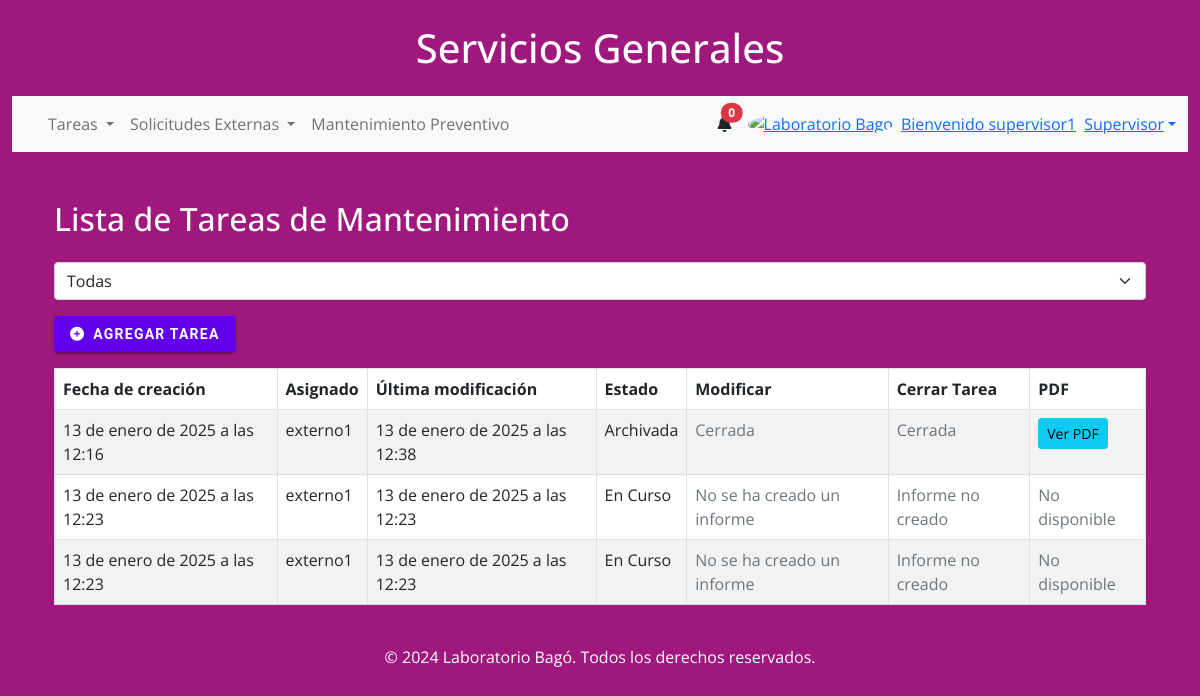
The app's page /mant_preventivo/ (signed in) with its own data.
### mant_preventivo/models.py (models this page shows)
class TareaMantenimiento(models.Model):
    estado = models.CharField(max_length=50, choices=[('En Curso', 'En Curso'), ('Revision', 'Revision'), ('Archivada', 'Archivada')], default= 'En Curso')
    asignado_a = models.ForeignKey(User, on_delete=models.CASCADE, related_name='asignado_tarea')
    creada = models.DateTimeField(auto_now_add=True)
    ultima_modificacion = models.DateTimeField(auto_now=True)
    creado_por = models.ForeignKey(User, on_delete=models.CASCADE, related_name='creador')

### mant_preventivo/views.py (the view)
# urls.py: path('', lista_mantenimiento, name='lista_mantenimiento'),
@login_required
@group_required('Supervisor','Técnico','Externo')
def lista_mantenimiento(request):
    estado_selec = request.GET.get('estado', 'todos')
    estados_validos = ['En Curso', 'Revision', 'Archivada']
    user_roles = request.user.groups.values_list('name', flat=True)
    is_superuser = request.user.is_superuser
    tareas_mantenimiento = TareaMantenimiento.objects.all()
    if not is_superuser:
        if 'Externo' in user_roles or 'Técnico' in user_roles:
            tareas_mantenimiento = tareas_mantenimiento.filter(asignado_a=request.user)
        elif 'Supervisor' in user_roles:
            tareas_mantenimiento = tareas_mantenimiento.all()
    if estado_selec != 'todos' and estado_selec in estados_validos:
        tareas_mantenimiento = tareas_mantenimiento.filter(estado=estado_selec)
    return render(request, 'lista_mant.html', {
        'tareas_mantenimiento': tareas_mantenimiento,
        'estado_selec': estado_selec,
        'es_externo': 'Externo' in user_roles,
        'es_supervisor': 'Supervisor' in user_roles,
        'es_tecnico': 'Técnico' in user_roles,
    })

### app/context_processors.py (called while the page is built)
def user_groups(request):
    if request.user.is_authenticated:
        username = request.user.username
        grupos = request.user.groups.values_list('name', flat=True)
    else:
        username = None
        grupos = []
    return {
        'username': username,
        'grupos': grupos,
    }

def notificaciones(request):
    if request.user.is_authenticated:
        notificaciones = Notificacion.objects.filter(usuario=request.user, leido=False).order_by('-creado_en')[:3]
    else:
        notificaciones = []
    return {'notificaciones': notificaciones}

### mant_preventivo/views.py (called while the page is built)
def group_required(*group_names):
    def in_groups(u):
        return u.is_authenticated and bool(u.groups.filter(name__in=group_names))
    return user_passes_test(in_groups)

### mant_preventivo/templates/lista_mant.html (shortened to what this page needs)
{% extends "app/base.html" %}
{% block content %}
<div class="container mt-5 text-white">
    <h2 class="mb-4">Lista de Tareas de Mantenimiento</h2>
    <form method="get" action="">
        <div class="input-group mb-3">
            <select name="estado" id="estadoSelect" class="form-select" onchange="this.form.submit()">
                <option value="todos" {% if estado_selec == 'todos' %}selected{% endif %}>Todas</option>
            </select>
        </div>
    </form>
    {% if es_supervisor %}
        <form action="{% url 'tarea_mant' %}" method="get" class="mb-3">
            <button type="submit" class="button-61 d-flex align-items-center justify-content-center">
                <i class="fas fa-plus-circle me-2"></i>
                <span class="fw-bold">Agregar Tarea</span>
            </button>
        </form>
    {% endif %}
    <div class="table-responsive">
        <table class="table table-bordered table-striped bg-white">
            <thead>
                <tr>
                    <th>Fecha de creación</th>
                    <th>Asignado</th>
                    <th>Última modificación</th>
                    <th>Estado</th>
                    {% if es_supervisor %}
                        <th>Modificar</th>
                        <th>Cerrar Tarea</th>
                    {% endif %}
                    <th>PDF</th>
                </tr>
            </thead>
            <tbody>
                {% for tarea in tareas_mantenimiento %}
                <tr>
                    <td>{{ tarea.creada }}</td>
                    <td>{{ tarea.asignado_a.username }}</td>
                    <td>{{ tarea.ultima_modificacion }}</td>
                    <td>{{ tarea.estado }}</td>
                    {% if es_supervisor %}
                        <td>
                            {% if tarea.estado == 'Archivada' %}
                                <span class="text-muted">Cerrada</span>
                            {% else %}
                                {% if tarea.informe_mantenimiento %}
                                    <a href="{% url 'modificar_informe' tarea.informe_mantenimiento.id %}" class="btn btn-warning btn-sm">Modificar</a>
                                {% else %}
                                    <span class="text-muted">No se ha creado un informe</span>
                                {% endif %}
                            {% endif %}
                        </td>
                        <td>
                            {% if tarea.estado == 'Archivada' %}
                                <span class="text-muted">Cerrada</span>
                            {% else %}
                                {% if tarea.informe_mantenimiento %}
                                    <a href="{% url 'cerrar_tarea' tarea.id %}" class="btn btn-danger btn-sm" onclick="return confirmCerrarTarea();">Cerrar Tarea</a>
                                {% else %}
                                    <span class="text-muted">Informe no creado</span>
                                {% endif %}
                            {% endif %}
                        </td>
                    {% endif %}
                    <td>
                        {% if tarea.estado == 'Archivada' %}
                            <a href="{% url 'ver_pdf' tarea.id %}" class="btn btn-info btn-sm">Ver PDF</a>
                        {% else %}
                            <span class="text-muted">No disponible</span>
                        {% endif %}
                    </td>
                </tr>
                {% endfor %}
            </tbody>
        </table>
    </div>
</div>
{% endblock %}

### app/templates/app/base.html (shortened to what this page needs)
{% load static %}
<!DOCTYPE html>
<html lang="es">
    <head>
        <link
          href="https://cdnjs.cloudflare.com/ajax/libs/font-awesome/6.0.0/css/all.min.css"
          rel="stylesheet"
        />
        <link href="https://cdn.jsdelivr.net/npm/bootstrap@5.0.2/dist/css/bootstrap.min.css" rel="stylesheet">
        <link
          href="{% static 'css/style.css' %}"
          rel="stylesheet"
        />
    </head>
<body class="Body-base" style="font-family: 'Open Sans', sans-serif;">
    <div class="container-fluid">
    <header class="text-center my-4">
        <h1>Servicios Generales</h1>
    </header>
    <nav class="navbar navbar-expand-lg navbar-light bg-light">
        <div class="container-fluid">
            {% if user.is_authenticated %}
            <div class="collapse navbar-collapse" id="navbarSupportedContent">
                <ul class="navbar-nav me-auto mb-2 mb-lg-0">
                    {% if 'Supervisor' in grupos or 'Operario' in grupos or 'Técnico' in grupos %}
                    <li class="nav-item dropdown">
                        <a class="nav-link dropdown-toggle" href="#" id="tareasDropdown" role="button"
                           data-bs-toggle="dropdown" aria-expanded="false">
                            Tareas
                        </a>
                    </li>
                    {% endif %}
                    {% if 'Supervisor' in grupos or 'Operario' in grupos or 'Externo' in grupos %}
                    <li class="nav-item dropdown">
                        <a class="nav-link dropdown-toggle" href="#" id="solicitudesDropdown" role="button"
                           data-bs-toggle="dropdown" aria-expanded="false">
                            Solicitudes Externas
                        </a>
                    </li>
                    {% endif %}
                    {% if 'Supervisor' in grupos or 'Técnico' in grupos or 'Externo' in grupos %}
                    <li class="nav-item">
                        <a class="nav-link" href="{% url 'lista_mantenimiento' %}">Mantenimiento Preventivo</a>
                    </li>
                    {% endif %}
                </ul>
            </div>
            <div class="d-flex align-items-center">
                <div class="dropdown">
                    <a
                        class="text-reset me-3 position-relative"
                        id="navbarDropdownMenuLink"
                        role="button"
                        data-bs-toggle="dropdown"
                        aria-expanded="false"
                        aria-label="Notifications"
                    >
                        <i class="fas fa-bell" aria-hidden="true"></i>
                        <span class="position-absolute top-0 start-100 translate-middle badge rounded-pill bg-danger">
                            {{ notificaciones|length }}
                        </span>
                    </a>
                </div>
            </div>
                <div class="dropdown">
                    <a
                        class="dropdown-toggle d-flex align-items-center"
                        href="#"
                        id="navbarDropdownMenuAvatar"
                        role="button"
                        data-bs-toggle="dropdown"
                        aria-expanded="false"
                    >
                        <img
                            src="https://bagochile.cl/wp-content/uploads/2023/05/cropped-SIMBOLO-LOGO-BAGO-OFF.jpg"
                            class="rounded-circle"
                            height="25"
                            alt="Laboratorio Bago"
                            loading="lazy"
                        />
                        {% if username %}
                        <span class="ms-2">Bienvenido {{ username }}</span>
                        {% if user.is_superuser %}
                            <span class="ms-2">Admin</span>
                        {% else %}
                            {% if grupos %}
                                {% for grupo in grupos %}
                                    <span class="ms-2">{{ grupo }}</span>
                                {% endfor %}
                            {% else %}
                                <span class="ms-2">Sin Rol Asignado</span>
                            {% endif %}
                        {% endif %}
                    {% endif %}
                    </a>
                </div>
                {% else %}
                <div>
                    <a href="{% url 'login' %}" class="btn btn-outline btn-rounded">Login</a>
                    <a href="{% url 'registro' %}" class="btn btn-outline btn-rounded">Registrarse</a>
                </div>
                {% endif %}
            </div>
        </div>
    <div class="container my-4">
        {% block content %}{% endblock content %}
    </div>
    <footer class="text-center mt-4">
        <p>&copy; 2024 Laboratorio Bagó. Todos los derechos reservados.</p>
    </footer>
{% load sweetify %}
</body>
</html>

### app/static/css/style.css (style rules this page uses)
.Body-base { background-color: #9f187e; }
header { color: white !important; }
footer { color: white !important; }

### mant_preventivo/templates/lista_mant.html (style rules this page uses)
.button-61 { align-items: center; appearance: none; border-radius: 4px; border-style: none; box-shadow: rgba(0, 0, 0, .2) 0 3px 1px -2px, rgba(0, 0, 0, .14) 0 2px 2px 0, rgba(0, 0, 0, .12) 0 1px 5px 0; box-sizing: border-box; color: #fff; cursor: pointer; display: inline-flex; font-family: Roboto, sans-serif; font-size: .875rem; font-weight: 500; height: 36px; justify-content: center; letter-spacing: .0892857em; line-height: normal; min-width: 64px; outline: none; overflow: visible; padding: 0 16px; position: relative; text-align: center; text-decoration: none; text-transform: uppercase; transition: box-shadow 280ms cubic-bezier(.4, 0, .2, 1), background-color 280ms cubic-bezier(.4, 0, .2, 1); user-select: none; -webkit-user-select: none; touch-action: manipulation; vertical-align: middle; will-change: transform, opacity; background-color: #6200ee; }

### records on screen
TareaMantenimiento: creada "13 de enero de 2025 a las 12:16", asignado_a.username "externo1", ultima_modificacion "13 de enero de 2025 a las 12:38", estado "Archivada", shows "Cerrada", shows "Ver PDF"
TareaMantenimiento: creada "13 de enero de 2025 a las 12:23", asignado_a.username "externo1", ultima_modificacion "13 de enero de 2025 a las 12:23", estado "En Curso", shows "No se ha creado un informe", shows "Informe no creado", shows "No disponible"
TareaMantenimiento: creada "13 de enero de 2025 a las 12:23", asignado_a.username "externo1", ultima_modificacion "13 de enero de 2025 a las 12:23", estado "En Curso", shows "No se ha creado un informe", shows "Informe no creado", shows "No disponible"

### other values on screen
{{ notificaciones|length }} "0"
{{ username }} "supervisor1"
{{ grupo }} "Supervisor"
